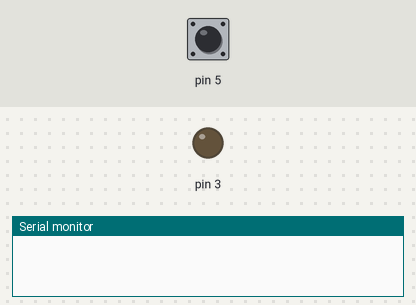
The sketch below on a simulated Arduino Uno, built with avr-gcc and run on an emulated ATmega328P. On the bench: output pins drawn as LEDs (lit = HIGH), the last lines printed to the serial monitor. Inputs (shaded band) come from the test bench; at power-on: pin 5 HIGH.

Above: at 1.2 s.
1.3 s: pin 5 pulled LOW for 3.2 s
At 2.1 s:
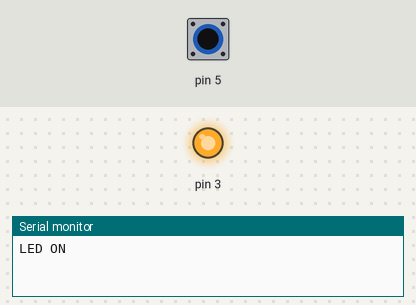
Timing chart, 0 to 6.8 s (numbered marks = the images above; inputs shaded):
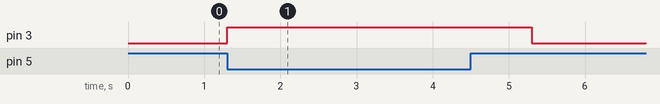

Measured:
- after the input at 1.3 s, pin 3: LOW → HIGH at once, → LOW 4.0 s later

The sketch:

Button.ino
```cpp
void setup() {
  // put your setup code here, to run once:
    Serial.begin(115200);
    pinMode(3, OUTPUT);
    pinMode(5, INPUT_PULLUP);
}

  void loop() {
    // put your main code here, to run repeatedly:
    if(digitalRead(5) == LOW){
      digitalWrite(3, HIGH);
      Serial.println("LED ON");
      delay(1000);
      digitalWrite(3, LOW);
      Serial.println("LED OFF");
    }
  }
```
